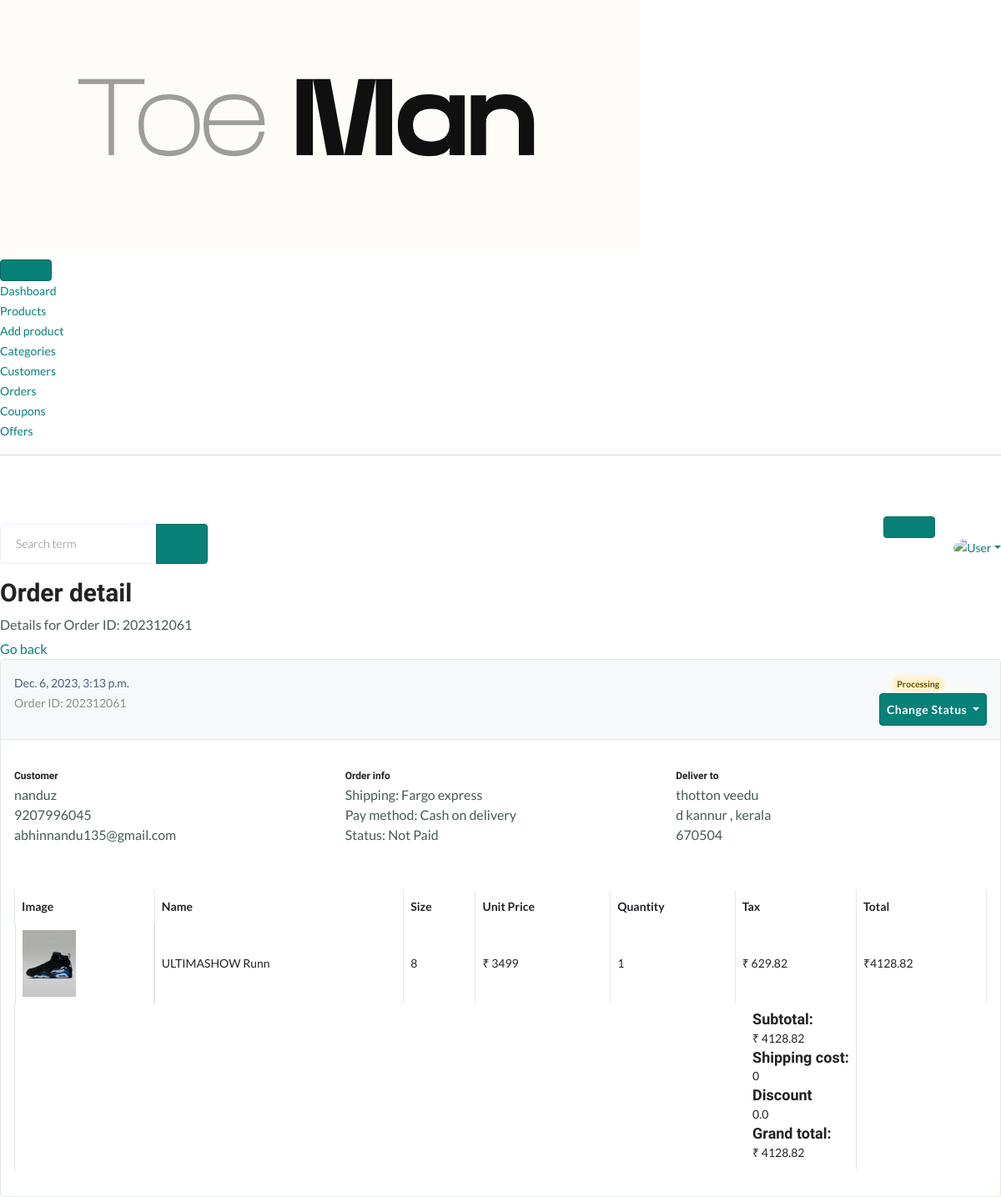
Before: /adminapp/order_detail/1 with the older database file.
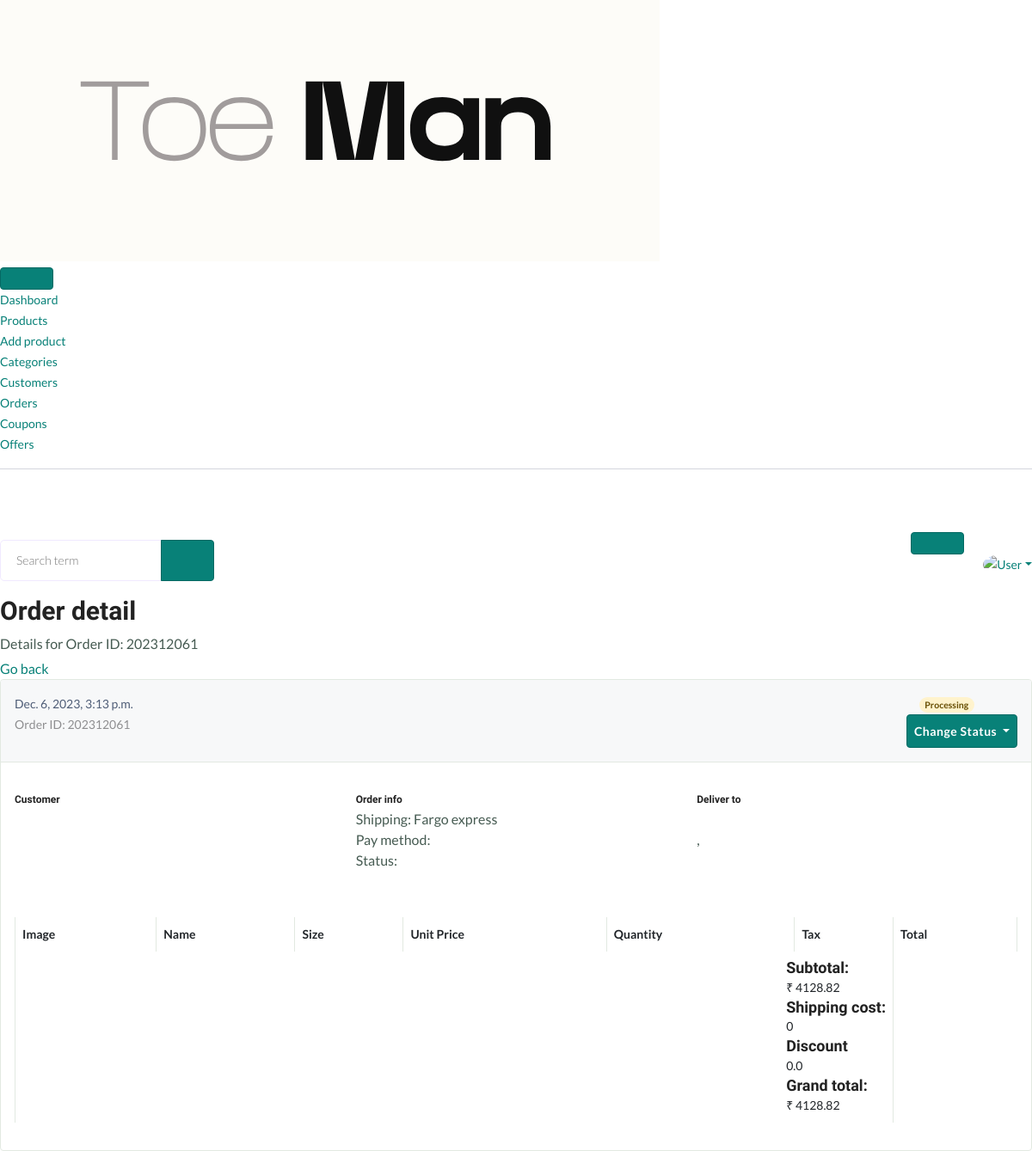
After: the same page with the newer database file.
### orderapp/models.py (models this page shows, shortened)
class Order(models.Model):
    STATUS = [
        ('New', 'New'),
        ('Delivered', 'Delivered'),
        ('Cancelled', 'Cancelled'),
        ('Returned', 'Returned'),
    ]
    user = models.ForeignKey(User, on_delete=models.SET_NULL, null=True)
    order_number = models.CharField(max_length=200)
    address = models.ForeignKey(Address, on_delete=models.SET_NULL, blank=True, null=True)
    order_total = models.FloatField()
    shipping = models.FloatField()
    tax = models.FloatField()
    status = models.CharField(max_length=100, choices=STATUS, default='New')
    is_ordered = models.BooleanField(default=False)
    created_at = models.DateTimeField(auto_now_add=True)
    updated_at = models.DateTimeField(auto_now=True)
    discount = models.FloatField(default=0)

class OrderProduct(models.Model):
    order = models.ForeignKey(Order, on_delete=models.CASCADE)
    payment = models.ForeignKey(Payment, on_delete=models.SET_NULL, blank=True, null=True)
    user = models.ForeignKey(User, on_delete=models.CASCADE)
    product = models.ForeignKey(Products, on_delete=models.CASCADE)
    variant = models.ForeignKey(ProductAttribute, on_delete=models.CASCADE)
    quantity = models.IntegerField()
    product_price = models.FloatField()
    ordered = models.BooleanField(default=False)
    created_at = models.DateTimeField(auto_now_add=True)
    updated_at = models.DateTimeField(auto_now=True)
    size = models.IntegerField()

class Payment(models.Model):
    user = models.ForeignKey(User, on_delete=models.CASCADE)
    payment_method = models.CharField(max_length=100, default='Cancelled')
    amount_paid = models.CharField(max_length=100)
    status = models.CharField(max_length=100)
    discount = models.FloatField(default=0)
    created_at = models.DateTimeField(auto_now_add=True)

### mainapp/models.py (models this page shows, shortened)
class Address(models.Model):
    user = models.ForeignKey(User, on_delete=models.CASCADE)
    first_name = models.CharField(max_length=50)
    last_name = models.CharField(max_length=50)
    phone = models.CharField(max_length=15)
    email = models.EmailField(max_length=50)
    locality = models.CharField(max_length=150)
    landmark = models.CharField(max_length=150)
    house_name = models.CharField(max_length=150)
    city =models.CharField(max_length=50)
    state =models.CharField(max_length=50)
    pincode = models.CharField(max_length=10)
    is_default = models.BooleanField(default=False)

class Products(models.Model):
    product_name = models.CharField(max_length=200, blank=True, null=True)
    brand_name = models.CharField(max_length=200 ,blank=True, null=True)
    old_price = models.CharField(max_length=200,blank=True, null=True)
    price = models.IntegerField(blank=True, null=True)
    colors = models.CharField(max_length=100, blank=True, null=True)
    description = models.TextField(blank=True, null=True)
    product_image1 = models.ImageField(upload_to='media/product/img1', blank=True, null=True)
    product_image2 = models.ImageField(upload_to='media/product/img2', blank=True, null=True)
    product_image3 = models.ImageField(upload_to='media/product/img3', blank=True, null=True)
    product_image4 = models.ImageField(upload_to='media/product/img4', blank=True, null=True)
    product_image5 = models.ImageField(upload_to='media/product/img5', blank=True, null=True)
    is_avialable = models.BooleanField('Is available', default=False, blank=True, null=True)
    created_on = models.DateTimeField(auto_now_add=True,blank=True, null=True)
    category = models.ForeignKey('Category', on_delete=models.CASCADE, default=False, blank=True, null=True)
    soft_delete = models.BooleanField(default=False)
    material = models.CharField(max_length=200,blank=True, null=True)
    special_feature = models.CharField(max_length=200,blank=True, null=True)
    fit_type = models.CharField(max_length=200,blank=True, null=True)
    shoe_width = models.IntegerField(blank=True, null=True)
    rating=models.FloatField(default=0,null=True)

### adminapp/views.py (the view)
# urls.py: path('order_detail/<int:order_id>',views.order_detail,name='order_detail'),
def order_detail(request, order_id):
    order = Order.objects.get(id=order_id, is_ordered=True)
    order_products = OrderProduct.objects.filter(order=order)
    for order_product in order_products:
        order_product.total = order_product.quantity * order_product.product_price
        order_product.tax = (18 * order_product.total) / 100
        order_product.stotal = order_product.total + order_product.tax
    context = {
        'order': order,
        'order_products': order_products,
    }
    return render(request, 'admin/orders-detail.html', context)

### cartapp/context_processors.py (called while the page is built)
def counter(request):
    cart_count = 0
    try:
        cart = Cart.objects.filter(cart_id=_cart_id(request))
        if request.user.is_authenticated:
            cart_items = CartItem.objects.all().filter(user=request.user)
        else:
            cart_items = CartItem.objects.all().filter(cart=cart[:1])
        for cart_item in cart_items:
            cart_count += cart_item.quantity
    except Cart.DoesNotExist:
        cart_count = 0
    return {'cart_count': cart_count}

### cartapp/views.py (called while the page is built)
def _cart_id(request):
    if request.user.is_authenticated:
        cart_id = request.session.session_key
        if not cart_id:
            request.session.save()  # Save session to generate a session key
            cart_id = request.session.session_key
    else:
        if 'cart_id' not in request.session:
            request.session['cart_id'] = uuid.uuid4().hex  # Generate a random cart ID for anonymous users
        cart_id = request.session['cart_id']
    return cart_id

### mainapp/context_processors.py (called while the page is built)
def wishlist_count(request):
    wishlist_item_count = 0
    if request.user.is_authenticated:
        wishlist_item_count = Wishlist.objects.filter(user=request.user).count()
    return {'wishlist_item_count': wishlist_item_count}

### templates/admin/orders-detail.html (shortened to what the changed rows need)
{% extends 'admin/admin_base.html' %}
{% load static %}
{% block content %}
        <section class="content-main">
            <div class="content-header">
                <div>
                    <h2 class="content-title card-title">Order detail</h2>
                    <p>Details for Order ID: {{order.order_number}}</p>
                    <p><a href="{% url 'order_list' %}">Go back</a></p>
                </div>
            </div>
            <div class="card">
                <header class="card-header">
                    <div class="row align-items-center">
                        <div class="col-lg-6 col-md-6 mb-lg-0 mb-15">
                            <span>
                                 <b>{{order.created_at}}</b>
                            </span> <br>
                            <small class="text-muted">Order ID: {{order.order_number}}</small>
                        </div>
                    </div>
                </header>
                <div class="card-body">
                    <div class="row mb-50 mt-20 order-info-wrap">
                        <div class="col-md-4">
                            <article class="icontext align-items-start">
                                <div class="text">
                                    <h6 class="mb-1">Customer</h6>
                                    <p class="mb-1">
                                        {{order.user.username}}
                                        <br>
                                        {{order.address.phone}}
                                        <br>
                                        {{order.user.email}}
                                    </p>
                                </div>
                            </article>
                        </div>
                        <div class="col-md-4">
                            <article class="icontext align-items-start">
                                <div class="text">
                                    <h6 class="mb-1">Order info</h6>
                                    <p class="mb-1">
                                        Shipping: Fargo express <br>
                                        Pay method:
                                        {% if order.orderproduct_set.exists %}
                                        {% with first_order_product=order.orderproduct_set.first %}
                                        {{ first_order_product.payment.payment_method }}
                                        {% endwith %}
                                        {% endif %}
                                        <br> Status:
                                    {% if order.orderproduct_set.exists %}
                                        {% with first_order_product=order.orderproduct_set.first %}
                                            {{first_order_product.payment.status}}
                                        {% endwith %}
                                    {% endif %}
                                    </p>
                                </div>
                            </article>
                        </div>
                        <div class="col-md-4">
                            <article class="icontext align-items-start">
                                <div class="text">
                                    <h6 class="mb-1">Deliver to</h6>
                                    <p class="mb-1">
                                        {{order.address.house_name}}<br>{{order.address.locality}} {{order.address.city}} , {{order.address.state}}<br> {{order.address.pincode}}
                                    </p>
                                </div>
                            </article>
                        </div>
                    </div>
                    <div class="row">
                        <div class="col-lg-12">
                            <div class="table-responsive">
                                <table class="table table-bordered ">
                                    <thead>
                                        <tr >
                                            <th scope="col">Image</th>
                                            <th scope="col">Name</th>
                                            <th scope="col">Size</th>
                                            <th scope="col">Unit Price</th>
                                            <th scope="col">Quantity</th>
                                            <th scope="col">Tax</th>
                                            <th scope="col" >Total</th>
                                        </tr>
                                    </thead>
                                    <tbody>
                                        {% for order_product in order_products %}
                                        <tr class="">
                                             <td class="d-flex align-items-center"><img src="{{ order_product.product.product_image1.url }}" alt="{{ order_product.product.product_name }}" style="width:4rem;"></td>
                                              <td >{{ order_product.product.product_name|slice:":15" }} </td>
                                              <td >{{ order_product.size }} </td>
                                            <td>₹ {{order_product.product.price}}</td>
                                            <td> {{order_product.quantity}} </td>
                                            <td>₹ {{ order_product.tax }}</td>
                                            <td > ₹{{ order_product.stotal }} </td>
                                        </tr>
                                        {% endfor %}
                                        <tr class="mt-4">
                                            <td colspan="6">
                                                <article class="float-end">
                                                    <dl class="dlist">
                                                        <dt><h4>Subtotal:</h4></dt>
                                                        <dd>₹ {{order.order_total|floatformat:2 }}</dd>
                                                    </dl>
                                                     <dl class="dlist">
                                                        <dt><h4>Discount</h4></dt>
                                                        <dd>{{order.discount}}</dd>
                                                    </dl>
                                                    <dl class="dlist">
                                                        <dd> <b>₹ {{order.order_total|floatformat:2 }}</b> </dd>
                                                    </dl>
                                                </article>
                                            </td>
                                        </tr>
                                    </tbody>
                                </table>
                            </div>
                        </div>
                    </div>
                </div>
            </div>
        </section>
{% endblock %}

Changed rows visible on the page:
removed OrderProduct: payment.payment_method "Cash on delivery", payment.status "Not Paid", product.product_image1 (picture), product.product_name "ULTIMASHOW Runn", size "8", product.price "3499", quantity "1", tax "629.82", stotal "4128.82"
changed Order: user.username "nanduz" → (not shown); address.phone "9207996045" → (not shown); user.email "abhinnandu135@gmail.com" → (not shown); address.house_name "thotton veedu" → (not shown); address.locality "d" → (not shown); address.city "kannur" → (not shown); address.state "kerala" → (not shown); address.pincode "670504" → (not shown)
